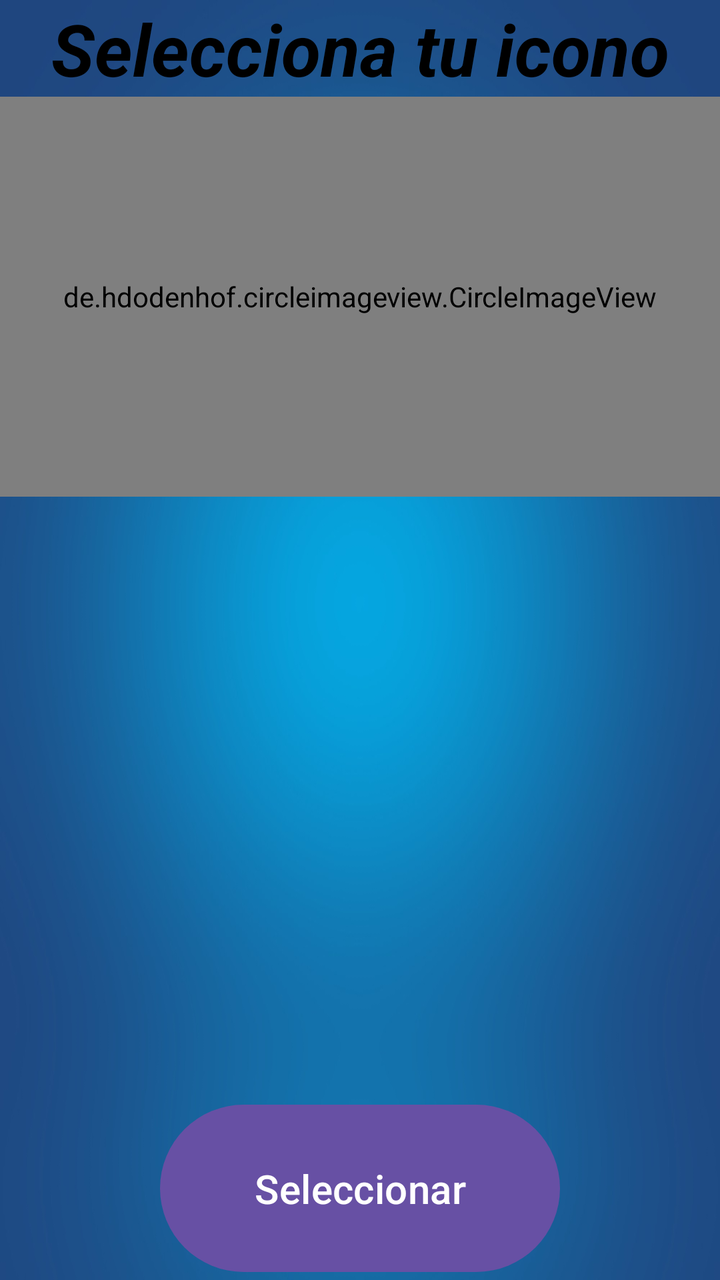
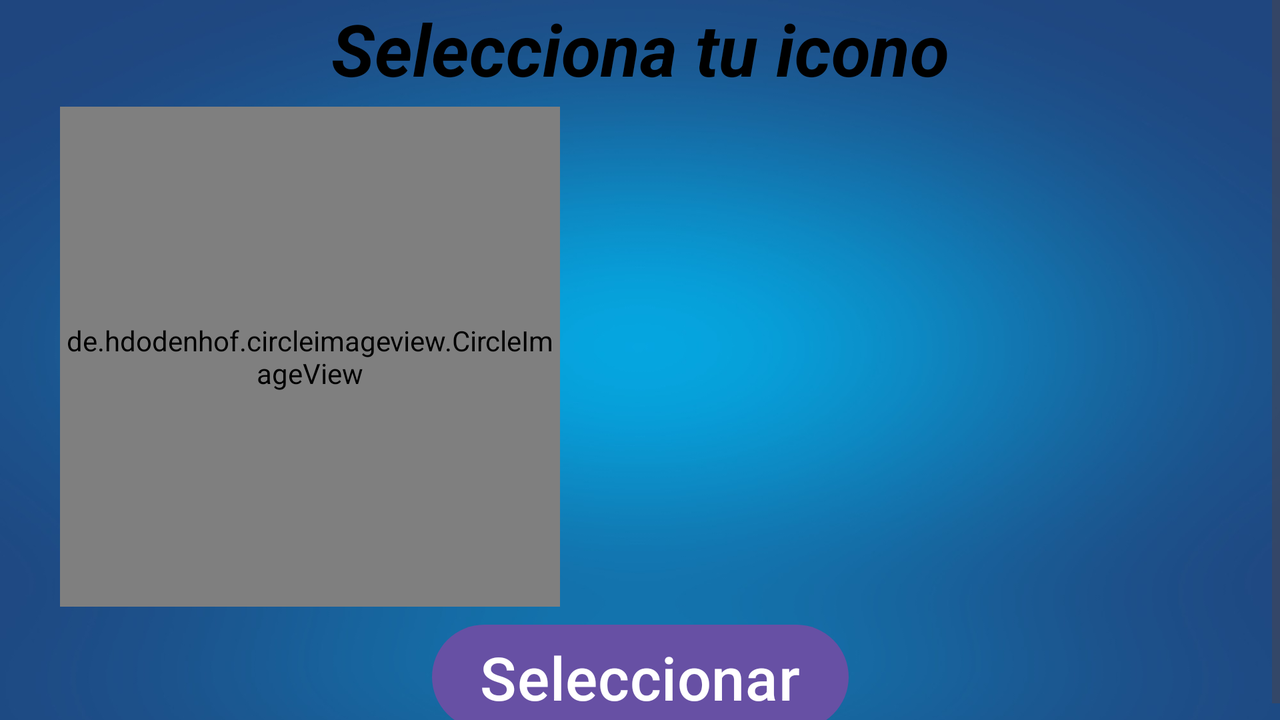

Compare how this app lays out the same screen by default and in its alternative resource folder. The renders come first, then the two layout files and the values they reference.
<!-- AndroidManifest.xml: application theme Theme.ADAPTATIVO -->
<!-- res/layout/activity_main2.xml -->
<?xml version="1.0" encoding="utf-8"?>
<RelativeLayout xmlns:android="http://schemas.android.com/apk/res/android"
    xmlns:app="http://schemas.android.com/apk/res-auto"
    xmlns:tools="http://schemas.android.com/tools"
    android:layout_width="match_parent"
    android:layout_height="match_parent"
    android:background="@drawable/fondo"
    tools:context=".MainActivity2">


    <TextView
        android:id="@+id/textView2"
        android:layout_width="wrap_content"
        android:layout_height="wrap_content"
        android:textSize="36sp"
        android:textAlignment="center"
        android:layout_alignParentTop="true"
        android:layout_alignParentStart="true"
        android:layout_alignParentEnd="true"
        android:textColor="@color/black"
        android:textStyle="bold|italic"
        android:text="Selecciona tu icono" />


    <de.hdodenhof.circleimageview.CircleImageView
        android:layout_width="200sp"
        android:id="@+id/image3"
        android:layout_height="200sp"
        android:src="@drawable/imagen_1"
        android:layout_below="@id/textView2"
        android:layout_alignParentStart="true"
        android:layout_alignParentEnd="true"
         />

    <ImageView
        android:id="@+id/image4"
        android:layout_width="wrap_content"
        android:layout_height="280sp"
        app:srcCompat="@drawable/imagen_2"
        android:layout_below="@id/image3"
        android:layout_alignParentStart="true"
        android:layout_alignParentEnd="true"


       />

    <Button
        android:id="@+id/button2"
        android:layout_width="wrap_content"
        android:layout_height="30sp"
        android:text="Seleccionar"
        android:textSize="20sp"
        android:layout_marginEnd="80sp"
        android:layout_marginStart="80sp"
        android:layout_marginTop="20sp"
        android:layout_below="@id/image4"
        android:layout_alignParentStart="true"
        android:layout_alignParentEnd="true"
        android:layout_alignParentBottom="true"/>



</RelativeLayout>
<!-- resources referenced by this layout -->
<resources>
  <!-- drawable fondo: jpg bitmap (drawable, 197607 bytes) -->
  <!-- drawable imagen_1: png bitmap (drawable, 14177 bytes) -->
  <style name="Theme.ADAPTATIVO" parent="Base.Theme.ADAPTATIVO" />
  <style name="Base.Theme.ADAPTATIVO" parent="Theme.Material3.DayNight.NoActionBar">
          
          
      </style>
</resources>
<!-- res/layout-land/activity_main2.xml (the repository's variant of the layout above) -->
<!-- drawn on the phone turned sideways -->
<?xml version="1.0" encoding="utf-8"?>
<RelativeLayout xmlns:android="http://schemas.android.com/apk/res/android"
    android:layout_width="match_parent"
    android:layout_height="match_parent"
    xmlns:app="http://schemas.android.com/apk/res-auto">

    <ScrollView
        android:layout_width="match_parent"
        android:layout_height="match_parent" >

        <androidx.constraintlayout.widget.ConstraintLayout
            android:layout_width="match_parent"
            android:layout_height="wrap_content"
            android:background="@drawable/fondo">



            <TextView
                android:id="@+id/textView2"
                android:layout_width="wrap_content"
                android:layout_height="wrap_content"
                android:textSize="36sp"
                android:textColor="@color/black"
                android:textStyle="bold|italic"
                app:layout_constraintTop_toTopOf="parent"
                app:layout_constraintStart_toStartOf="parent"
                app:layout_constraintEnd_toEndOf="parent"
                android:text="Selecciona tu icono" />


            <de.hdodenhof.circleimageview.CircleImageView
                android:layout_width="250sp"
                android:id="@+id/image3"
                android:layout_height="250sp"
                android:src="@drawable/imagen_1"
                app:layout_constraintTop_toBottomOf="@id/textView2"
                app:layout_constraintStart_toStartOf="parent"
                app:layout_constraintEnd_toStartOf="@id/image4"
                app:layout_constraintBottom_toTopOf="@id/button2"
                />

            <ImageView
                android:id="@+id/image4"
                android:layout_width="300sp"
                android:layout_height="250sp"
                app:srcCompat="@drawable/imagen_2"
                app:layout_constraintTop_toBottomOf="@id/textView2"
                app:layout_constraintStart_toEndOf="@id/image3"
                app:layout_constraintEnd_toEndOf="parent"
                app:layout_constraintBottom_toTopOf="@id/button2"/>

            <Button
                android:id="@+id/button2"
                android:layout_width="wrap_content"
                android:layout_height="wrap_content"
                android:text="Seleccionar"
                android:textSize="30sp"
                android:layout_marginTop="10sp"
                app:layout_constraintTop_toBottomOf="@id/image4"
                app:layout_constraintStart_toStartOf="parent"
                app:layout_constraintEnd_toEndOf="parent"
                app:layout_constraintBottom_toBottomOf="parent"/>







        </androidx.constraintlayout.widget.ConstraintLayout>
    </ScrollView>
</RelativeLayout>
